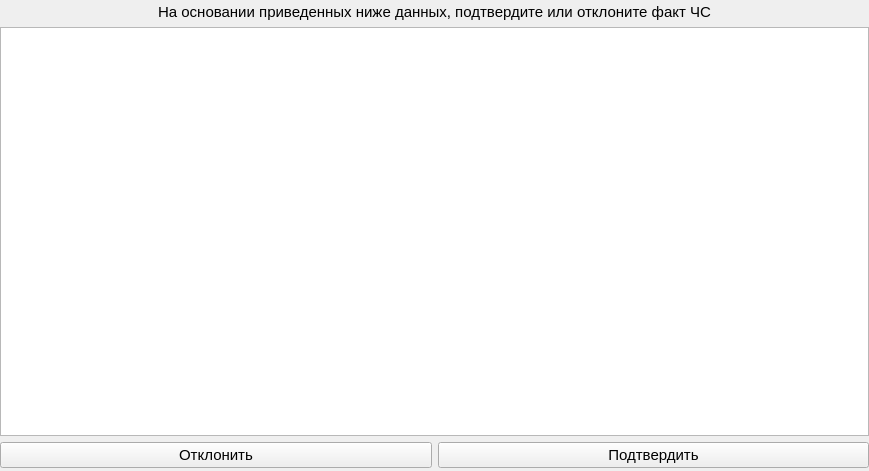
<?xml version="1.0" encoding="UTF-8"?>
<ui version="4.0">
 <class>read_message_form</class>
 <widget class="QWidget" name="read_message_form">
  <property name="geometry">
   <rect>
    <x>0</x>
    <y>0</y>
    <width>869</width>
    <height>471</height>
   </rect>
  </property>
  <property name="windowTitle">
   <string>Сообщение</string>
  </property>
  <layout class="QGridLayout" name="gridLayout">
   <property name="leftMargin">
    <number>0</number>
   </property>
   <property name="topMargin">
    <number>3</number>
   </property>
   <property name="rightMargin">
    <number>0</number>
   </property>
   <property name="bottomMargin">
    <number>3</number>
   </property>
   <item row="1" column="0" colspan="2">
    <widget class="QTextBrowser" name="message_text">
     <property name="font">
      <font>
       <pointsize>11</pointsize>
      </font>
     </property>
    </widget>
   </item>
   <item row="2" column="1">
    <widget class="QPushButton" name="btn_agree">
     <property name="font">
      <font>
       <pointsize>11</pointsize>
      </font>
     </property>
     <property name="text">
      <string>Подтвердить</string>
     </property>
    </widget>
   </item>
   <item row="2" column="0">
    <widget class="QPushButton" name="btn_disagree">
     <property name="font">
      <font>
       <pointsize>11</pointsize>
      </font>
     </property>
     <property name="text">
      <string>Отклонить</string>
     </property>
    </widget>
   </item>
   <item row="0" column="0" colspan="2">
    <widget class="QLabel" name="label">
     <property name="font">
      <font>
       <pointsize>11</pointsize>
      </font>
     </property>
     <property name="text">
      <string>На основании приведенных ниже данных, подтвердите или отклоните факт ЧС</string>
     </property>
     <property name="alignment">
      <set>Qt::AlignCenter</set>
     </property>
    </widget>
   </item>
  </layout>
 </widget>
 <resources/>
 <connections/>
</ui>
